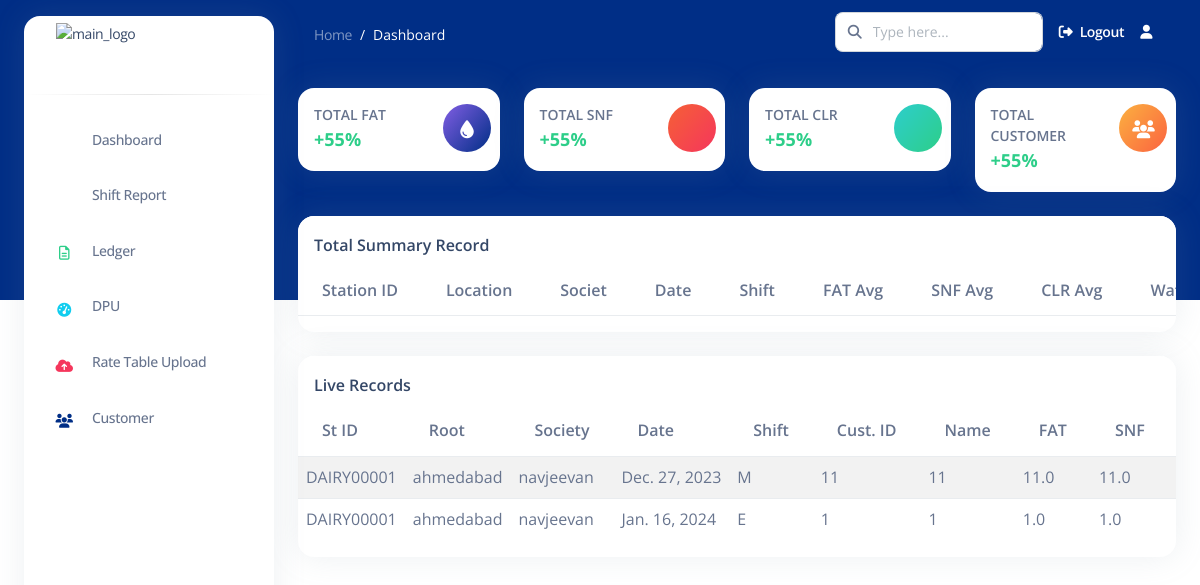
Before: /dashboard/ (signed in) with the older database file.
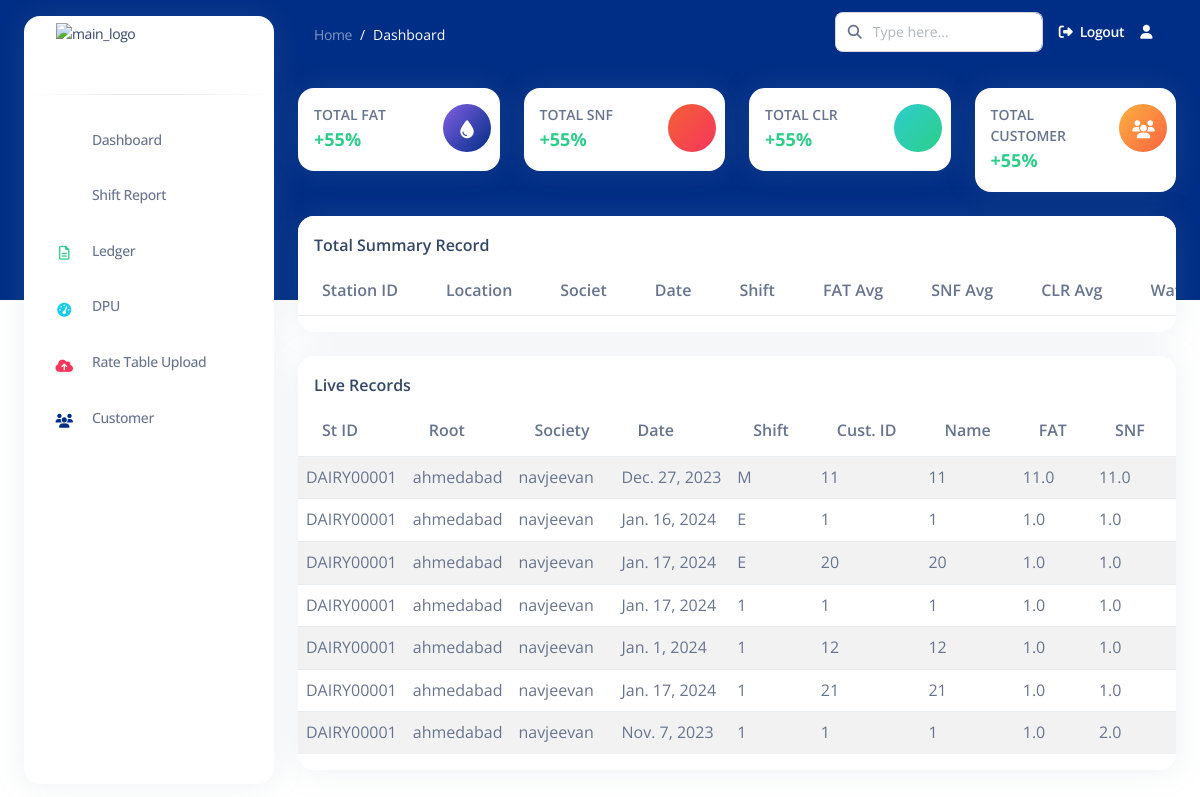
After: the same page with the newer database file.
### apps/common/models.py (models this page shows, shortened)
class DPU(models.Model):
    user = models.ForeignKey(User, on_delete=models.CASCADE)
    location = models.CharField(max_length=255)
    st_id = models.CharField(max_length=50, unique=True, primary_key=True)  # Renamed from dpu_id to st_id
    society = models.CharField(max_length=255)
    mobile_number = models.CharField(max_length=15)
    owner = models.CharField(max_length=255)
    STATUS_CHOICES = [
        ('active', 'Active'),
        ('deactivated', 'Deactivated'),
    ]
    status = models.CharField(max_length=20, choices=STATUS_CHOICES, default='active')
    date = models.DateTimeField(auto_now_add=True)  # Automatically set on creation

class DREC(models.Model):
    REC_TYPE = models.CharField(max_length=255, default="", blank=True)
    SLIP_TYPE = models.IntegerField(null=True, default=None)
    ST_ID = models.ForeignKey(DPU, on_delete=models.CASCADE, related_name='drecs')  # Use ForeignKey instead of OneToOneField
    CUST_ID = models.IntegerField(null=True, default=None)
    TotalFileRecord = models.IntegerField(null=True, default=None)
    FlagEdited = models.CharField(max_length=255, default="", blank=True)
    MType = models.CharField(max_length=255,null=True, default=None)
    RecordingDate = models.DateField(null=True, default=None)
    SHIFT = models.CharField(max_length=255,null=True, default=None)
    FAT = models.FloatField(null=True, default=None)
    FAT_UNIT = models.CharField(max_length=255, default="", blank=True)
    SNF = models.FloatField(null=True, default=None)
    SNF_UNIT = models.CharField(max_length=255, default="", blank=True)
    CLR = models.FloatField(null=True, default=None)
    CLR_UNIT = models.CharField(max_length=255, default="", blank=True)
    WATER = models.FloatField(null=True, default=None)
    WATER_UNIT = models.CharField(max_length=255, default="", blank=True)
    QT = models.FloatField(null=True, default=None)
    QT_UNIT = models.CharField(max_length=255, default="", blank=True)
    RATE = models.FloatField(null=True, default=None)
    Amount = models.FloatField(null=True, default=None)
    CAmount = models.FloatField(null=True, default=None)
    CSR_NO = models.IntegerField(null=True, default=None)
    CREV = models.IntegerField(null=True, default=None)
    END_TAG = models.CharField(max_length=255, default="", blank=True)
    dpuid = models.CharField(max_length=255, default="", blank=True)

### apps/common/views.py (the view, shortened to what this page needs)
# urls.py: path('dashboard/', DashboardView.as_view(), name="dashboard"),
class DashboardView(LoginRequiredMixin, TemplateView):
    template_name = 'example.html'
    login_url = reverse_lazy('home')
    def get_context_data(self, **kwargs):
        user = self.request.user
        active_dpu_list = DPU.objects.filter(user=user)
        drec_data = DREC.objects.filter(ST_ID__user=user)
        society_customer_count = DREC.objects.filter(ST_ID__user=user).values('ST_ID__society').annotate(customer_count=Count('CUST_ID', distinct=True))
        context = {
            'active_dpu_list': active_dpu_list,
            'drec_data': drec_data,
            'society_customer_count': society_customer_count,
            'last_updated': timezone.now(),  # Add a timestamp
        }
        return context

### templates/example.html (shortened to what the changed rows need)
{% extends 'base2.html' %}
{% load static %}
{% block content %}
<div class="container-fluid py-4">
    <div class="row mt-4" id="divID">
        <div class="col-lg-12 mb-lg-0 mb-5" id="myRefreshDiv">
            <div class="card">
                <div class="table-responsive" >
                    <table class="table align-items-center table table-striped table-hover rounded table-responsive">
                        <thead>
                            <tr>
                                <th>Station ID</th>
                                <th>Location</th>
                                <th>Societ</th>
                                <th>Date</th>
                                <th>Shift</th>
                                <th>FAT Avg</th>
                                <th>SNF Avg</th>
                                <th>CLR Avg</th>
                                <th>Water Avg</th>
                            </tr>
                        </thead>
                    </table>
                </div>
            </div>
        </div>
    </div>
    <div class="row mt-4">
        <div class="col-lg-12 mb-lg-0 mb-5">
            <div class="card ">
                <div class="table-responsive">
                    <table class="table align-items-center table table-striped table-hover rounded table-responsive">
                        <thead>
                            <tr>
                                <th>St ID</th>
                                <th>Root</th>
                                <th>Society</th>
                                <th>Date</th>
                                <th>Shift</th>
                                <th>Cust. ID</th>
                                <th>Name</th>
                                <th>FAT</th>
                                <th>SNF</th>
                                <th>CLR</th>
                            </tr>
                            </thead>
                            <tbody class="{% if forloop.first %}new-entry{% endif %}">
                                {% for dpu in active_dpu_list %}
                                    {% for drec in dpu.drecs.all %}
                                        {% for society_count in society_customer_count %}
                                            <tr>
                                                <td>{{ dpu.st_id }}</td>
                                                <td>{{ dpu.location }}</td>
                                                <td>{{ dpu.society }}</td>
                                                <td>{{ drec.RecordingDate }}</td>
                                                <td>{{ drec.SHIFT }}</td>
                                                <td>{{ drec.CUST_ID }}</td>
                                                <td>{{ drec.CUST_ID }}</td>
                                                <td>{{ drec.FAT }}</td>
                                                <td>{{ drec.SNF }}</td>
                                                <td>{{ drec.CLR }}</td>
                                            </tr>
                                        {% endfor %}
                                    {% endfor %}
                                {% endfor %}
                            </tbody>
                    </table>
                </div>
            </div>
        </div>
    </div>
</div>
{% endblock content %}

Changed rows visible on the page:
added DREC: {{ dpu.st_id }} "DAIRY00001", {{ dpu.location }} "ahmedabad", {{ dpu.society }} "navjeevan", RecordingDate "Jan. 17, 2024", SHIFT "E", CUST_ID "20", CUST_ID "20", FAT "1.0", SNF "1.0"
added DREC: {{ dpu.st_id }} "DAIRY00001", {{ dpu.location }} "ahmedabad", {{ dpu.society }} "navjeevan", RecordingDate "Jan. 17, 2024", SHIFT "1", CUST_ID "1", CUST_ID "1", FAT "1.0", SNF "1.0"
added DREC: {{ dpu.st_id }} "DAIRY00001", {{ dpu.location }} "ahmedabad", {{ dpu.society }} "navjeevan", RecordingDate "Jan. 1, 2024", SHIFT "1", CUST_ID "12", CUST_ID "12", FAT "1.0", SNF "1.0"
added DREC: {{ dpu.st_id }} "DAIRY00001", {{ dpu.location }} "ahmedabad", {{ dpu.society }} "navjeevan", RecordingDate "Jan. 17, 2024", SHIFT "1", CUST_ID "21", CUST_ID "21", FAT "1.0", SNF "1.0"
added DREC: {{ dpu.st_id }} "DAIRY00001", {{ dpu.location }} "ahmedabad", {{ dpu.society }} "navjeevan", RecordingDate "Nov. 7, 2023", SHIFT "1", CUST_ID "1", CUST_ID "1", FAT "1.0", SNF "2.0"
